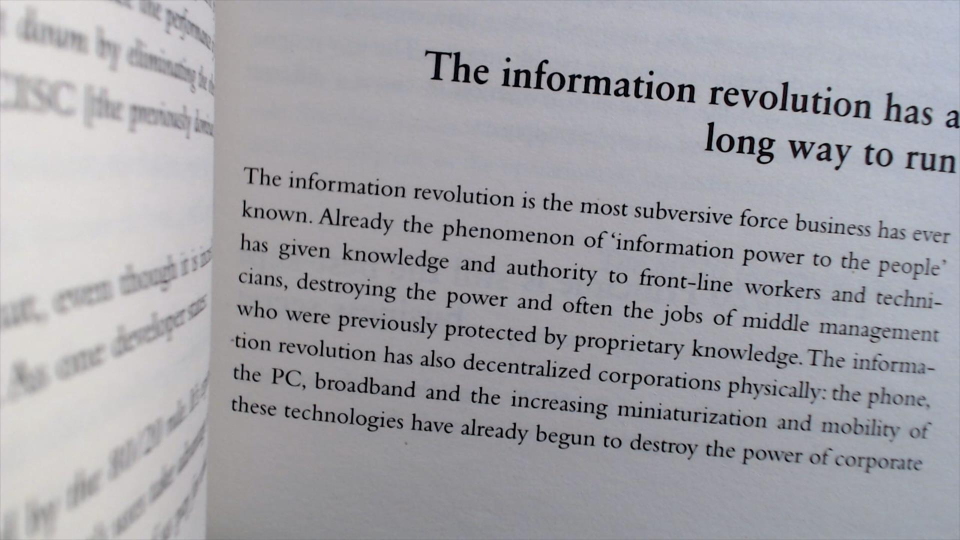
#> input picture res/screenshot.jpg, 1920 x 1080 px (shown at 1/2 size)
$ python main.py
#> lines starting #> are read from the running program, lines starting #| are printed output that depends on the picture
import cv2
import numpy as np
import requests
import io
import json

img = cv2.imread("res/screenshot.jpg")
#> img is the input picture: shape (1080, 1920, 3); mean B, G, R 167.9, 162.4, 162.9
height, width, _ = img.shape
#> height = 1080; width = 1920
roi = img[0:height, 450:width]
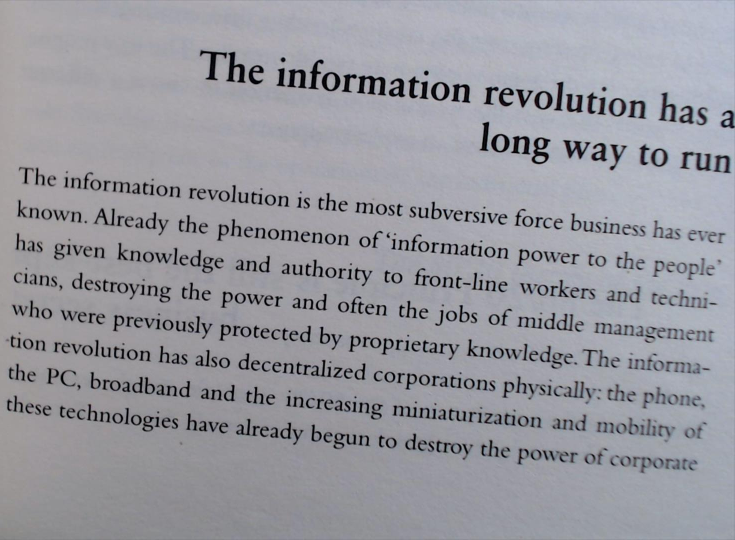
#> roi: shape (1080, 1470, 3) (shown at 1/2 size); mean B, G, R 159.6, 152.5, 152.3

url_api = "https://api.ocr.space/parse/image"
_, compre_img = cv2.imencode(".jpg", roi, [1, 90])
file_bytes = io.BytesIO(compre_img)


#> (the run stopped early here; a loop or call above may not have finished)
